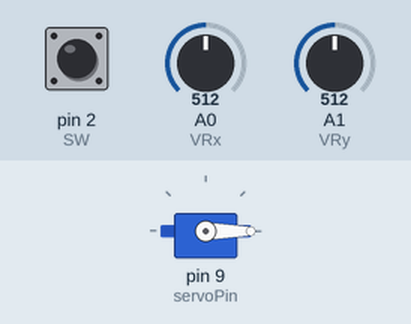
Recording of a sketch running on a simulated Arduino Uno, built with avr-gcc and run on an emulated ATmega328P. Shown: servo. The test bench sets the inputs (shaded band); at power-on: pin 2 (SW) HIGH, A1 (VRy) = 512, A0 (VRx) = 512.

Above: at 1.2 s.
1.3 s: pin 2 (SW) pulled LOW for 1 s
At 1.75 s:
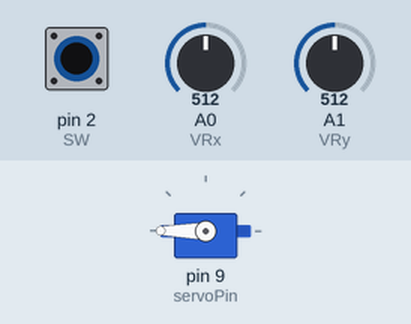
4.1 s: A1 (VRy) set to 690
5.6 s: A1 (VRy) set to 711
At 6.4 s:
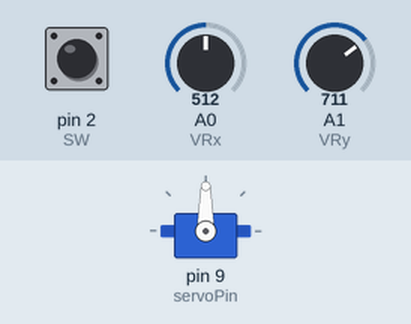
7.1 s: pin 2 (SW) pulled LOW for 3.2 s
At 7.56 s:
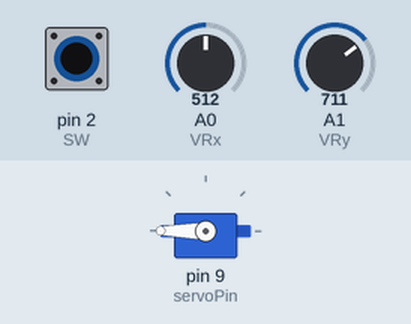
Timing chart, 0 to 12.1 s (numbered marks = the images above; inputs shaded):
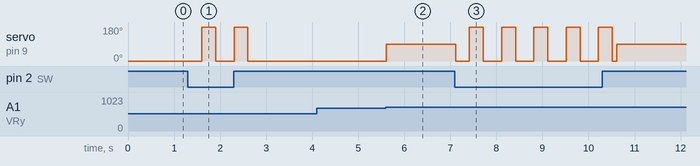

The sketch:

servo-joystick.ino
```cpp
#include<Servo.h>
Servo servo;

int VRx = A0;
int VRy = A1;
int SW  = 2;

int servoPin = 9;

void setup() {
  servo.attach(servoPin);
  servo.write(0);

  pinMode(SW, INPUT_PULLUP);
}

void loop() {
  int xValue = analogRead(VRx);
  int yValue = analogRead(VRy);
  int button = digitalRead(SW);

  // trái
  if (xValue < 300) {
    servo.write(180);
  }

  // phải
  if (xValue > 700) {
    servo.write(0);
  }

  // lên
  if (yValue > 700) {
    servo.write(90);
  }

  // xuống
  if (yValue < 300) {
    servo.write(90);
  }

  // nhấn joystick
  if (button == LOW) {

    servo.write(0);
    delay(300);
    servo.write(180);
    delay(300);
    servo.write(0);
  }

  delay(100);

}
```

Measured:
- the behaviour switches between 700 and 701 on A1 (VRy) (found by bisection; images 1 and 2)
- after the input at 1.3 s, servo on pin 9 (servoPin): alternates 180° for 0.30 s and 0° for 0.40 s, 4 changes in all, then stays 0°, starting after 0.30 s
- after the input at 4.1 s, every drawn part: stays the same
- after the input at 5.6 s, servo on pin 9 (servoPin): 0° → 90° at once
- after the input at 7.1 s, servo on pin 9 (servoPin): 90° → 0° at once, → 180° 0.30 s later, → 0° 0.30 s later, → 180° 0.40 s later, … (12 changes in this stretch)
